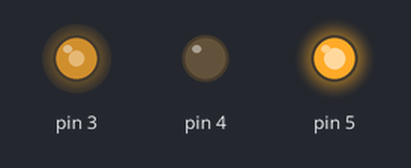
A sketch run on a simulated Arduino Uno, built with avr-gcc and run on an emulated ATmega328P. Shown: output pins drawn as LEDs (lit = HIGH). Wiring (inferred from the names in the program): MPU-6050 motion sensor at I2C address 0x68.

Above: at 0.05 s.
At 2.05 s:
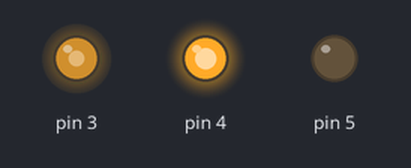
At 3.95 s:
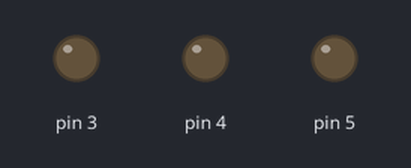
Timing chart, 0 to 5.2 s (numbered marks = the images above):
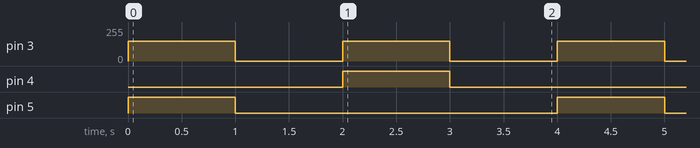

Measured:
- by itself, pin 3: alternates 150/255 for 1.0 s and 0/255 for 1.0 s
- by itself, pin 4, pin 5: alternates HIGH for 1.0 s and LOW for 3.0 s

The sketch:

test_3.ino
```cpp
#include <Wire.h>

/* -------------------- imu varibales -------------------- */

// imu sensor device address
const uint8_t mpu_addr = 0x68;

// Accelerometer data
float acc_x = 0, acc_y = 0;


/* -------------------- motor dirver variables -------------------- */

// pins for base wheel motor
const uint8_t base_motor_ena = 3;
const uint8_t base_motor_in1 = 4;
const uint8_t base_motor_in2 = 5;

/* -------------------- motor class -------------------- */
struct Motor
{
  // variables;
  uint8_t motor_enable, motor_in1, motor_in2, motor_speed, motor_dir;

  // constructor
  Motor(const uint8_t enable, const uint8_t in1, const uint8_t in2, uint8_t sped = 150, bool dir = false)
  {
    this->motor_enable = enable;
    this->motor_in1 = in1;
    this->motor_in2 = in2;
    this->motor_speed = sped;
    this->motor_dir = dir;
  }
};

// BASE MOTOR OBJECT
Motor base_motor(base_motor_ena, base_motor_in1, base_motor_in2);


/* -------------------- pid calculation variables -------------------- */

// ----- gain constants to be adjusted
int kp_acc_x = 100, ki_acc_x = 0, kd_acc_x = 0;
// ----- gain constants to be adjusted

// set points, errors and pids
float set_point_acc_x = 0.0;
float error_acc_x = 0.0, previous_error_acc_x = 0.0;
float pid_p_acc_x = 0.0, pid_i_acc_x = 0.0, pid_d_acc_x = 0.0, pid_acc_x = 0.0;

// time data
unsigned long current_time, previous_time;
double elapsed_time;


/* ======================================== setup ======================================== */
void setup()
{
  /* ---------- imu setup ---------- */

  Serial.begin(9600);
  // initiate wire library
  Wire.begin();
  // start communication with sensor
  // power up register
  Wire.beginTransmission(mpu_addr);
      Wire.write(0x6B);
      Wire.write(0x00);
   Wire.endTransmission(true);


  /* ---------- motor driver setup ---------- */

  //for base wheel
  pinMode(base_motor.motor_enable, OUTPUT);
  pinMode(base_motor.motor_in1, OUTPUT);
  pinMode(base_motor.motor_in2, OUTPUT);

  // time in milli second
  current_time = millis();
}


/* ======================================== loop ======================================== */
void loop()
{

  /* ---------- read accelerometer and gyro data ----------*/
//  read_imu_data(mpu_addr);

//  Serial.print("\n\nacc_x: ");
//  Serial.print(acc_x);


  // time calculation
//  previous_time = current_time;
//  current_time = millis();
//  elapsed_time = (current_time - previous_time);
//
//  Serial.print("\telapsed_time: ");
//  Serial.print(elapsed_time);

  base_motor.motor_dir = false;
  rotate_motor(base_motor);
  delay(1000);

  stop_motor(base_motor);
  delay(1000);

  base_motor.motor_dir = true;
  rotate_motor(base_motor);
  delay(1000);

  stop_motor(base_motor);
  delay(1000);
}


/* ---------- read data from the mpu-6050 module ---------- */

// passing i2c device address as function parameter
void read_imu_data(const uint8_t addr)
{
   // Start with register 0x3B
  Wire.beginTransmission(mpu_addr);
      Wire.write(0x3B);
  Wire.endTransmission(false);
  // Read 4 registers total
  Wire.requestFrom(mpu_addr, 4, true);
  acc_x = (Wire.read() << 8 | Wire.read()) / 16384.0;
  acc_y = (Wire.read() << 8 | Wire.read()) / 16384.0;

  // filtering the pitch data i.e acc_x
  if (acc_x >= 1.0) acc_x = 1.0;
  if (acc_x <= -1.0) acc_x = -1.0;
  acc_x = (float)round(acc_x*10.0)/10.0;


  // filtering the roll data i.e acc_y
  if (acc_y >= 1.0) acc_y = 1.0;
  if (acc_y <= -1.0) acc_y = -1.0;
  acc_y = (float)round(acc_y*10.0)/10.0;
}


/* ---------- motor rotating function ---------- */

// motor object and direction - dir as parameter
void rotate_motor(Motor motor) // true => clockwise, false => anticlockwise
{
  if(motor.motor_dir) {
    digitalWrite(motor.motor_in1, HIGH);
    digitalWrite(motor.motor_in2, LOW);
    analogWrite(motor.motor_enable, motor.motor_speed);
    return;
  }

  digitalWrite(motor.motor_in1, LOW);
  digitalWrite(motor.motor_in2, HIGH);
  analogWrite(motor.motor_enable, motor.motor_speed);
}

// motor object
void stop_motor(Motor motor)
{
  digitalWrite(motor.motor_in1, LOW);
  digitalWrite(motor.motor_in2, LOW);
  analogWrite(motor.motor_enable, 0);
}


/* ---------- calculate pid for acc_x ---------- */

void calculate_pid_acc_x()
{
  // pid calculation
  error_acc_x = set_point_acc_x - acc_x;
  pid_p_acc_x = kp_acc_x * error_acc_x;
  pid_i_acc_x = pid_i_acc_x + ki_acc_x * error_acc_x;
  pid_d_acc_x = kd_acc_x * ((error_acc_x - previous_error_acc_x) / elapsed_time);
  pid_acc_x = pid_p_acc_x + pid_i_acc_x + pid_d_acc_x;

  Serial.print("\n\npid_p: ");
  Serial.print(pid_p_acc_x);

  Serial.print("\tpid_i: ");
  Serial.print(pid_i_acc_x);

  Serial.print("\tpid_d: ");
  Serial.print(pid_d_acc_x);

  Serial.print("\tPID_X: ");
  Serial.print(pid_acc_x);

  previous_error_acc_x = error_acc_x;

  // give the pid value to system accordingly
  if(error_acc_x > 0) base_motor.motor_dir = true;
  if(error_acc_x < 0) base_motor.motor_dir = false;
  base_motor.motor_speed = abs((int)pid_acc_x); // speed is the pid value

}
```
